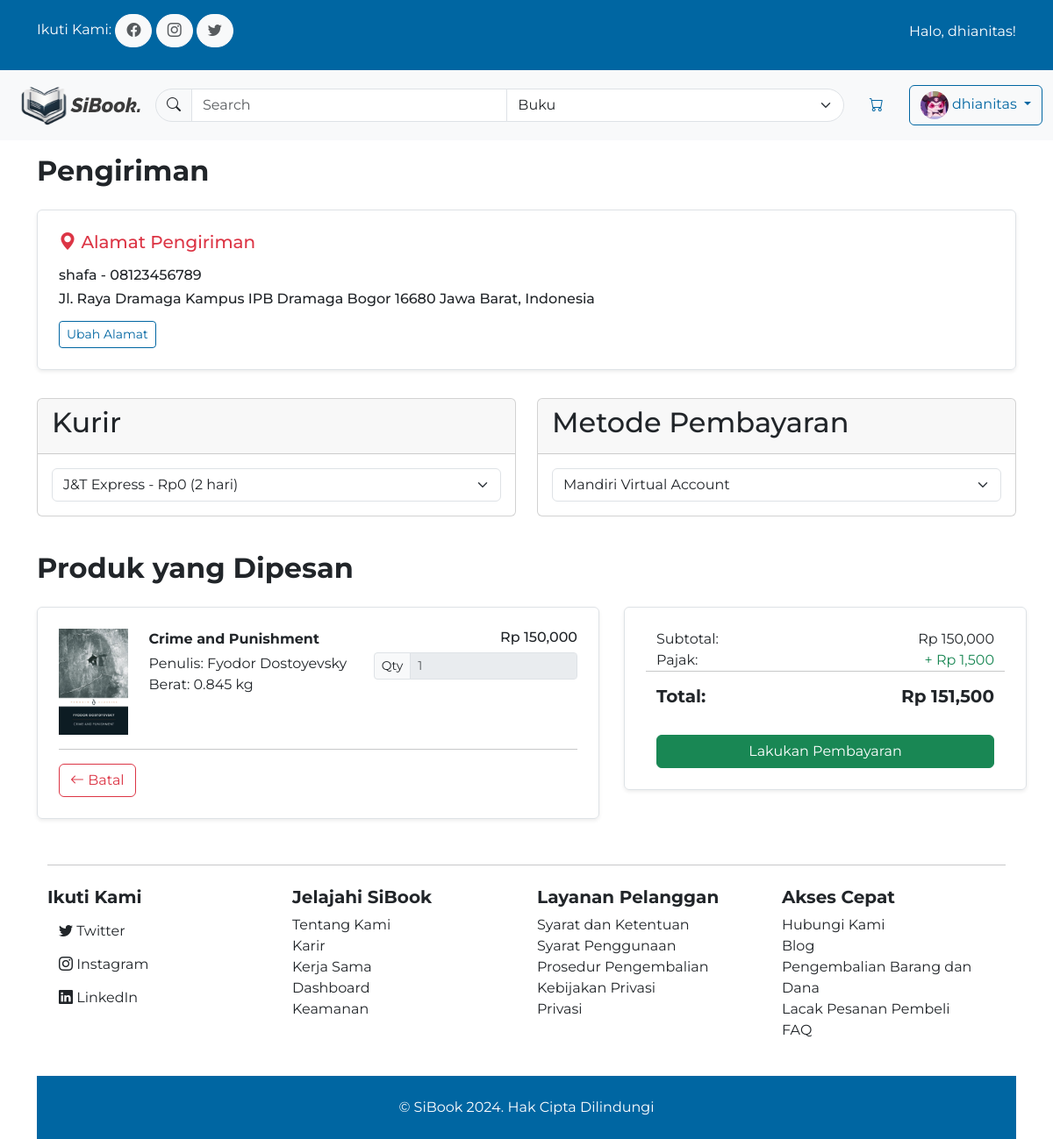
Before: /checkout/ (signed in) with the older database file.
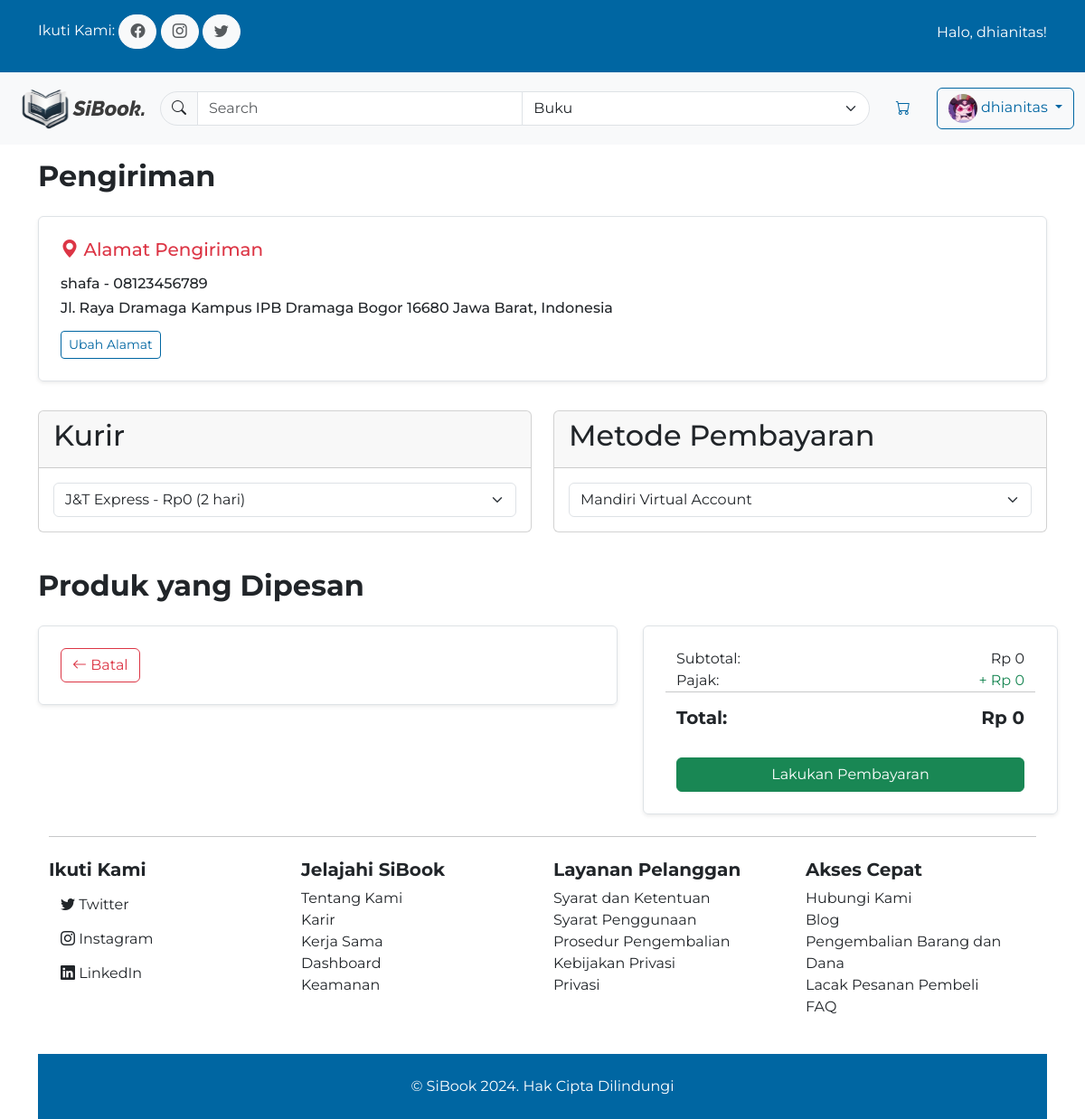
After: the same page with the newer database file.
### bookcommerce/models.py (models this page shows, shortened)
class CartItem(models.Model):
    cart = models.ForeignKey(Cart, related_name='items', on_delete=models.CASCADE)
    book = models.ForeignKey(Book, on_delete=models.CASCADE)
    quantity = models.PositiveIntegerField(default=1)

class Book(models.Model):
	title = models.CharField(max_length=150)
	cover_img = models.ImageField(upload_to='uploads/books/')
	description = models.TextField()
	author = models.ForeignKey(Author, on_delete=models.CASCADE, default=1)
	series = models.ForeignKey(Series, on_delete=models.CASCADE, default=1)
	stock = models.IntegerField(default=0)
	price = models.IntegerField(default=0)
	isbn = models.CharField(max_length=13, unique=True, null=True)
	category = models.CharField(max_length=100, null=True)
	genres = models.ManyToManyField(Genre)
	language = models.CharField(max_length=100, null=True)
	cover_type = models.CharField(max_length=20, null=True)
	pages = models.IntegerField(default=0)
	publisher = models.CharField(max_length=100, null=True)
	publish_date = models.DateField(null=True)
	weight = models.DecimalField(max_digits=5, decimal_places=2, default=0)
	length = models.DecimalField(max_digits=5, decimal_places=2, default=0)
	width = models.DecimalField(max_digits=5, decimal_places=2, default=0)

class Author(models.Model):
	name = models.CharField(max_length=150)
	nationality = models.CharField(max_length=100)
	author_img = models.ImageField(upload_to='uploads/authors/')
	def __str__(self):
		return self.name

### bookcommerce/views.py (the view)
# urls.py: path('checkout/', checkout, name='checkout'),
@login_required
def checkout(request):
    book_id = None
    if request.method == 'POST':
        book_id = request.POST.get('book_id')
        if book_id:
            book = get_object_or_404(Book, id=book_id)
        else:
            cart = get_object_or_404(Cart, customer=request.user)
    shipments = Shipment.objects.all()
    payments = Payment.objects.all()
    cart = Cart.objects.get(customer=request.user)
    book = Book.objects.get(id=book_id) if book_id else None
    shipment_price = None
    shipment_id = request.POST.get('shipment')
    if shipment_id:
        shipment = get_object_or_404(Shipment, id=shipment_id)
        shipment_price = shipment.price
    return render(request, 'bookcommerce/checkout.html', {
        'shipments': shipments,
        'payments': payments,
        'cart_items': cart.items.all(),
        'total_price': sum(item.book.price * item.quantity for item in cart.items.all()),
        'book': book,
        'shipment_price': shipment_price,
    })

### bookcommerce/templates/bookcommerce/checkout.html (shortened to what the changed rows need)
{% extends "bookcommerce/base.html" %}
{% load static %} {% load mathfilters %} {% load humanize %}
{% block content %}
<div class="container">
    <form action="{% url 'payment' %}" method="POST">
    <div class="row gap-3">
        <div class="col-12 mt-3">
            <h2 class="fw-bold mb-4">Pengiriman</h2>
        </div>
        <div class="col-12 mt-3">
            <div class="row mb-4">
                <div class="col-md-6">
                    <div class="card">
                        <div class="card-header">
                            <h2>Kurir</h2>
                        </div>
                    </div>
                </div>
                <div class="col-md-6">
                    <div class="card">
                        <div class="card-header">
                            <h2>Metode Pembayaran</h2>
                        </div>
                    </div>
                </div>
            </div>
        </div>
        <div class="col-12">
            <h2 class="fw-bold">Produk yang Dipesan</h2>
        </div>
        <div class="col-12 col-lg-7">
            <div class="p-4 rounded shadow-sm border">
                {% if book %}
                    <li>{{ book.title }} - 1 x {{ book.price }}</li>
                    <input type="hidden" name="book_id" value="{{ book.id }}">
                    <p>Total harga: {{ book.price }}</p>
                {% else %}
                    {% for item in cart_items %}
                    <div class="row">
                        <div class="col-2">
                            <img
                                src="{{ item.book.cover_img.url }}"
                                class="img-fluid"
                                alt="{{ item.book.title }}"
                            />
                        </div>
                        <div class="col">
                            <p class="fw-bold m-0 mb-1">{{ item.book.title }}</p>
                            <p class="m-0">Penulis: {{ item.book.author }}</p>
                            <p class="m-0">Berat: {{ item.book.weight|div:1000 }} kg</p>
                        </div>
                        <div class="col text-end mt-6">
                            <h6 class="m-0">Rp {{ item.book.price|intcomma }}</h6>
                            <form action="{% url 'update_cart_item' item.id %}" method="POST" class="mt-3 d-flex justify-content-end">
                                <div class="input-group input-group-sm mt-2">
                                    <label class="input-group-text" for="inputGroupSelect01">Qty</label>
                                    <input class="form-control" id="inputGroupSelect01" type="text" placeholder="{{ item.quantity }}" disabled>
                                </div>
                            </form>
                        </div>
                    </div>
                    <hr />
                    {% endfor %}
                {% endif %}
                <div class="row">
                    <div class="col">
                    </div>
                </div>
            </div>
        </div>
        <div class="col-12 col-lg">
            <div class="row p-4 rounded shadow-sm border">
                {% with tax=total_price|div:100|floatformat:0 %}
                <div class="col-6">Subtotal:</div>
                <div class="col-6 text-end">Rp {{ total_price|intcomma }}</div>
                <div class="col-6">Pajak:</div>
                <div class="col-6 text-end text-success">+ Rp {{ tax|intcomma }}</div>
                <hr />
                <div class="col-6 h5 fw-bold">Total:</div>
                <div class="col-6 h5 text-end fw-bold">Rp {{ total_price|add:tax|intcomma }}</div>
                {% endwith %}
                <div class="col-12 mt-4">
                    <button class="btn btn-success w-100" type="submit">Lakukan Pembayaran</button>
                </div>
            </div>
        </div>
    </form>
    </div>
{% endblock %}

Changed rows visible on the page:
removed CartItem: book.cover_img (picture), book "Crime and Punishment", book.author "Fyodor Dostoyevsky", book.weight|div "0.845", book.price "150,000", quantity "1"
Other visible differences:
{{ total_price|intcomma }}: "150,000" → "0"
{{ tax|intcomma }}: "1,500" → "0"
{{ total_price|add:tax|intcomma }}: "151,500" → "0"
